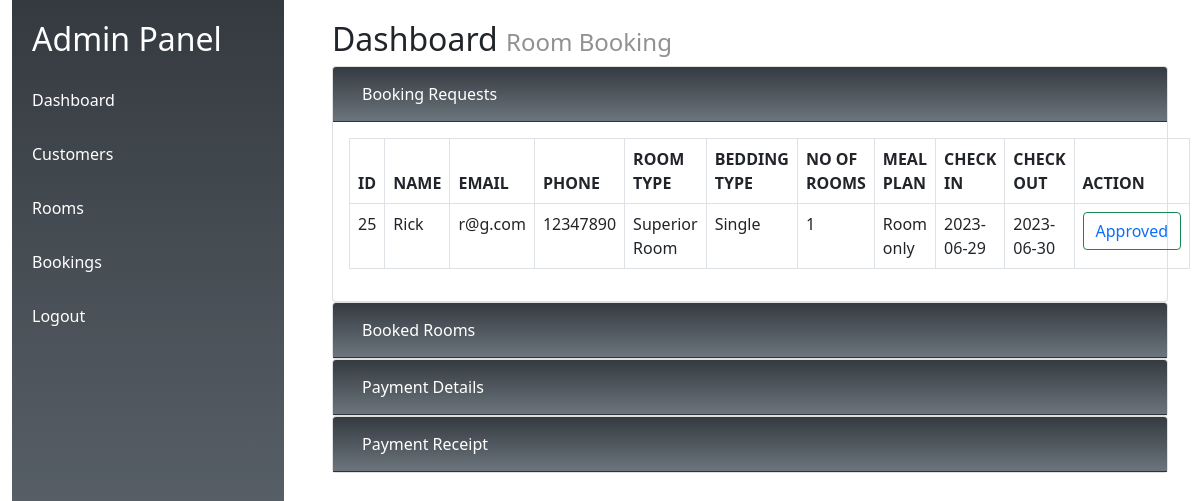
Page /admin/display.php on the committed database.
### tables this page shows
CREATE TABLE `roombook` (
  `c_id` int(10) NOT NULL,
  `name` varchar(80) NOT NULL,
  `email` varchar(90) NOT NULL,
  `phone` varchar(80) NOT NULL,
  `room_type` varchar(60) NOT NULL,
  `bedding_type` varchar(60) NOT NULL,
  `no_of_rooms` int(60) NOT NULL,
  `meal_plan` varchar(80) NOT NULL,
  `check_in` date NOT NULL,
  `check_out` date NOT NULL,
  `approved` tinyint(10) NOT NULL
);

### admin/display.php (the view, shortened to what this page needs)
<!DOCTYPE html>
<html lang="en">
<head>
  <link href="https://cdn.jsdelivr.net/npm/bootstrap@5.0.2/dist/css/bootstrap.min.css" rel="stylesheet">
</head>
<body>
  <div class="container-fluid">
    <div class="row">
      <div class="col-md-3">
        <div class="sidebar">
          <h2>Admin Panel</h2>
          <ul>
            <li><a href="#">Dashboard</a></li>
            <li><a href="customers.php">Customers</a></li>
            <li><a href="rooms.php">Rooms</a></li>
            <li><a href="bookings.php">Bookings</a></li>
            <li><a href="logout.php">Logout</a></li>
          </ul>
        </div>
      </div>
      <div class="col-md-9">
        <div class="content">
          <h2>Dashboard <span class="rb">Room Booking</span></h2>
          <div id="accordion">
            <div class="card">
              <div class="card-header" id="headingOne">
                <h5 class="mb-0">
                  <button class="btn btn-link text-decoration-none text-white" data-bs-toggle="collapse" data-bs-target="#collapseOne" aria-expanded="true" aria-controls="collapseOne">
                    Booking Requests
                  </button>
                </h5>
              </div>
              <div id="collapseOne" class="collapse show" aria-labelledby="headingOne" data-bs-parent="#accordion">
                <div class="card-body">
                  <table class="table table-bordered table-hover">
                    <thead>
                      <tr>
                        <th>ID</th>
                        <th>NAME</th>
                        <th>EMAIL</th>
                        <th>PHONE</th>
                        <th>ROOM TYPE</th>
                        <th>BEDDING TYPE</th>
                        <th>NO OF ROOMS</th>
                        <th>MEAL PLAN</th>
                        <th>CHECK IN</th>
                        <th>CHECK OUT</th>
                        <th>ACTION</th>
                      </tr>
                    </thead>
                    <tbody>
                      <?php
                        include('db_connect.php');
                        $sql = "SELECT * FROM roombook WHERE approved = 0";
                        $query = mysqli_query($con, $sql);
                        while($row=mysqli_fetch_array($query))
                        {
                      ?>
                      <tr>
                      <td><?php echo $row['c_id']?></td>
                      <td><?php echo $row['name']?></td>
                      <td><?php echo $row['email']?></td>
                      <td><?php echo $row['phone']?></td>
                      <td><?php echo $row['room_type']?></td>
                      <td><?php echo $row['bedding_type']?></td>
                      <td><?php echo $row['no_of_rooms']?></td>
                      <td><?php echo $row['meal_plan']?></td>
                      <td><?php echo $row['check_in']?></td>
                      <td><?php echo $row['check_out']?></td>
                      <td><button class="btn btn-outline-success text-white"><a class="text-decoration-none" href="approve.php? id=<?php echo $row['c_id']; ?>">Approved</a></button></td>
                      </tr>
                      <?php
                        }
                      ?>
                    </tbody>
                  </table>
                </div>
              </div>
            </div>
            <div class="card">
              <div class="card-header" id="headingTwo">
                <h5 class="mb-0">
                  <button class="btn btn-link collapsed text-decoration-none text-white" data-bs-toggle="collapse" data-bs-target="#collapseTwo" aria-expanded="false" aria-controls="collapseTwo">
                    Booked Rooms
                  </button>
                </h5>
              </div>
            </div>
            <div class="card">
              <div class="card-header" id="headingThree">
                <h5 class="mb-0">
                  <button class="btn btn-link collapsed text-decoration-none text-white" data-bs-toggle="collapse" data-bs-target="#collapseThree" aria-expanded="false" aria-controls="collapseThree">
                    Payment Details
                  </button>
                </h5>
              </div>
            </div>
            <div class="card">
              <div class="card-header" id="headingFour">
                <h5 class="mb-0">
                  <button class="btn btn-link collapsed text-decoration-none text-white" data-bs-toggle="collapse" data-bs-target="#collapseFour" aria-expanded="false" aria-controls="collapseFour">
                    Payment Receipt
                  </button>
                </h5>
              </div>
            </div>
          </div>
        </div>
      </div>
    </div>
  </div>
</body>
</html>

### admin/display.php (style rules this page uses)
html, body { height: 100%; }
.sidebar { background: linear-gradient(#343a40, #6c757d); color: #fff; padding: 20px; height: 100vh; width: 98.5%; }
.card-header { background: linear-gradient(#343a40, #6c757d); }
.sidebar ul { list-style: none; padding: 0; margin: 0; }
.sidebar ul li { margin-bottom: 15px; margin-top: 30px; }
.sidebar ul li a { color: #fff; text-decoration: none; }
.content { padding: 20px; }
.rb { font-size: 24px; opacity: 0.5; }

### rows in the picture
roombook: c_id "25", name "Rick", email "r@g.com", phone "12347890", room_type "Superior Room", bedding_type "Single", no_of_rooms "1", meal_plan "Room only", check_in "2023-06-29", check_out "2023-06-30"
